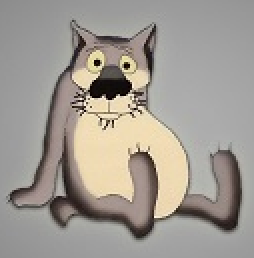
#> input picture 1.png, 127 x 129 px (shown 2 times larger)
$ python main.py
#> lines starting #> are read from the running program, lines starting #| are printed output that depends on the picture
import numpy as np
from PIL import Image
import matplotlib.pyplot as plt

def gaussian_kernel(size, sigma):
    kernel = np.fromfunction(
        lambda x, y: (1 / (2 * np.pi * sigma**2)) * np.exp(
            -((x - (size - 1) / 2)**2 + (y - (size - 1) / 2)**2) / (2 * sigma**2)
        ),
        (size, size)
    )
    return kernel / np.sum(kernel)

def apply_gaussian_blur(image, kernel):
    height, width, channels = image.shape
    kernel_size = kernel.shape[0]
    pad = kernel_size // 2

    blurred_image = np.zeros_like(image, dtype=np.float32)

    for i in range(pad, height - pad):
        for j in range(pad, width - pad):
            for c in range(channels):
                blurred_image[i, j, c] = np.sum(
                    image[i - pad:i + pad + 1, j - pad:j + pad + 1, c] * kernel
                )

    return blurred_image.astype(np.uint8)

image = Image.open('1.png')
#> image is the input picture: PIL image 127x129 RGBA; mean R, G, B, A 160, 154.3, 146.7, 255
image_array = np.array(image)

# Создаем сетку для отображения изображений
fig, axs = plt.subplots(3, 3, figsize=(12, 12))
fig.subplots_adjust(hspace=0.5)

# Визуализация исходного изображения
axs[0, 0].imshow(image_array)
axs[0, 0].set_title('Original Image')
axs[0, 0].axis('off')

# Инвертируем изображение
inverted_image_array = 255 - image_array
axs[0, 1].imshow(inverted_image_array)
axs[0, 1].set_title('Inverted Image')
axs[0, 1].axis('off')

# Преобразуем изображение в полутоновое, используя усреднение по каналам
grayscale_image = np.mean(image_array, axis=2).astype(np.uint8)
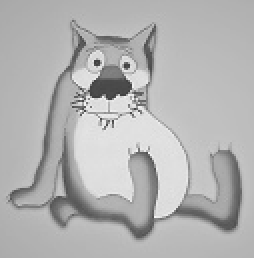
#> grayscale_image: shape (129, 127) (shown 2 times larger); min 64, max 245, mean 178.6
axs[0, 2].imshow(grayscale_image, cmap='gray')
axs[0, 2].set_title('Grayscale Image')
axs[0, 2].axis('off')

# Добавляем случайный шум (нормальное распределение)
noise = np.random.normal(loc=0, scale=50, size=image_array.shape).astype(np.uint8)
noisy_image = np.clip(image_array + noise, 0, 255).astype(np.uint8)
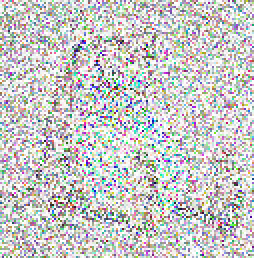
#> noisy_image: shape (129, 127, 4) (shown 2 times larger); mean R, G, B, A 145, 145.6, 144.1, 129; transparent parts drawn white
axs[1, 0].imshow(noisy_image)
axs[1, 0].set_title('Noisy Image')
axs[1, 0].axis('off')

# Строим гистограмму полученного изображения
histogram = np.histogram(noisy_image.ravel(), bins=256, range=(0, 256))[0]
#> histogram = 256 values, max 393 at index 165, min 137 at index 71, mean 256
axs[1, 1].bar(np.arange(256), histogram, width=1.0, color='b')
axs[1, 1].set_title('Histogram of Noisy Image')

# Задаем параметры для фильтра Гаусса
kernel_size = 5
sigma = 2

# Создаем и применяем ядро Гаусса
gaussian_kernel_matrix = gaussian_kernel(kernel_size, sigma)
blurred_image = apply_gaussian_blur(noisy_image, gaussian_kernel_matrix)
#> after the loop in apply_gaussian_blur, `for i in range(pad, height - pad):`:
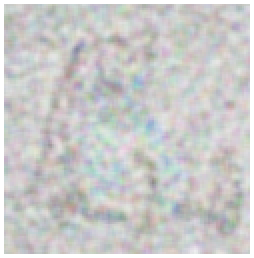
#> blurred_image: shape (129, 127, 4) float32 (shown 2 times larger); mean R, G, B, A 135.9, 136.3, 135.1, 121.1; transparent parts drawn white
axs[1, 2].imshow(blurred_image)
axs[1, 2].set_title('Blurred Image (σ={})'.format(sigma))
axs[1, 2].axis('off')

# Производим операцию нерезкого маскирования
sharp_mask = noisy_image - blurred_image
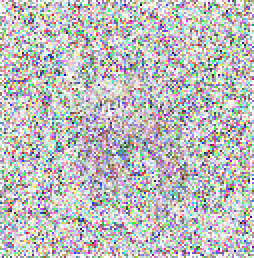
#> sharp_mask: shape (129, 127, 4) (shown 2 times larger); mean R, G, B, A 121.3, 120.8, 121.7, 126.9; transparent parts drawn white
axs[2, 0].imshow(sharp_mask)
axs[2, 0].set_title('Sharpened Image')
axs[2, 0].axis('off')

# Реализуем эквализацию гистограммы изображения
def histogram_equalization(image):
    height, width = image.shape
#> height = 129; width = 127
    num_pixels = height * width
#> num_pixels = 16383

    histogram = np.histogram(image.ravel(), bins=256, range=(0, 256))[0]
#> histogram = 256 values, max 955 at index 180, min 0 at index 0, mean 64
    normalized_histogram = histogram / num_pixels
#> normalized_histogram = 256 values, max 0.0583 at index 180, min 0 at index 0, mean 0.00391
    equalization_function = np.cumsum(normalized_histogram) * 255
#> equalization_function = 256 values from 0 to 255

    equalized_image = equalization_function[image]
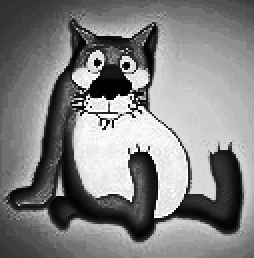
#> equalized_image: shape (129, 127) float64 (shown 2 times larger); min 0.0156, max 255, mean 130.4; drawn with min black and max white

    return equalized_image.astype(np.uint8)
#> returned value: shape (129, 127)

# Применяем эквализацию гистограммы к полутоновому изображению
equalized_image = histogram_equalization(grayscale_image)
axs[2, 1].imshow(equalized_image, cmap='gray')
axs[2, 1].set_title('Equalized Image')
axs[2, 1].axis('off')


# Отображаем все изображения
plt.show()
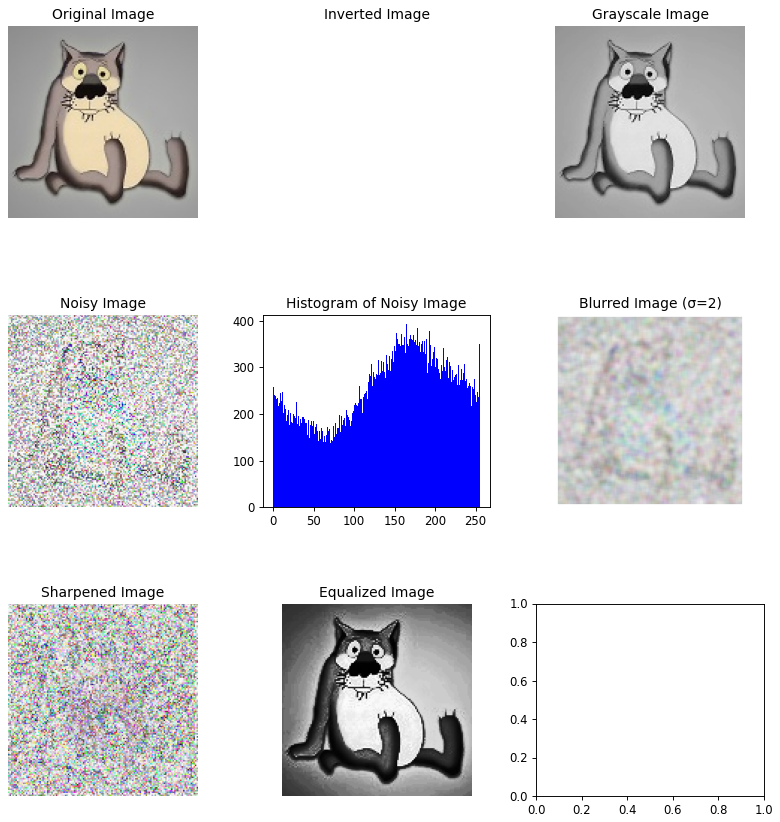
#> figure drawn by matplotlib, 8 panels; panel 5: tallest bar 393 high, from x = 164.5 to 165.5

$ run again, with 2.jpg saved as 1.png
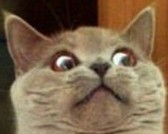
#> input picture 2.jpg, 168 x 134 px
#> image is the input picture: PIL image 168x134 RGB; mean R, G, B 126.3, 103.8, 78.2
#> `histogram = np.histogram(noisy_image.ravel(), bins=256, range=(0, 256)..`: histogram = 256 values, max 385 at index 118, min 152 at index 240, mean 263.8
#> `sharp_mask = noisy_image - blurred_image`:
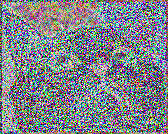
#> sharp_mask: shape (134, 168, 3); mean R, G, B 127.3, 130.5, 138
#> in histogram_equalization, `histogram = np.histogram(image.ravel(), bins=256, range=(0, 256))[0]`: histogram = 256 values, max 373 at index 8, min 0 at index 0, mean 87.94
#> normalized_histogram = 256 values, max 0.0166 at index 8, min 0 at index 0, mean 0.00391
#> equalization_function = 256 values from 0 to 255
#> in histogram_equalization, `equalized_image = equalization_function[image]`:
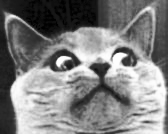
#> equalized_image: shape (134, 168) float64; min 0.0227, max 255, mean 128.4

$ run again, with 3.jpeg saved as 1.png
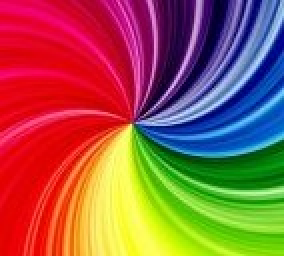
#> input picture 3.jpeg, 142 x 128 px (shown 2 times larger)
#> image is the input picture: PIL image 142x128 RGB; mean R, G, B 152.9, 90, 73.9
#> `histogram = np.histogram(noisy_image.ravel(), bins=256, range=(0, 256)..`: histogram = 256 values, max 333 at index 5, min 123 at index 143, mean 213
#> `sharp_mask = noisy_image - blurred_image`:
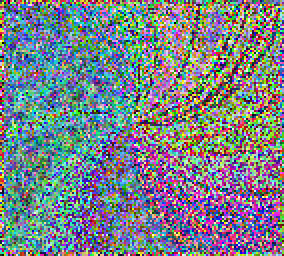
#> sharp_mask: shape (128, 142, 3) (shown 2 times larger); mean R, G, B 120.8, 129.6, 137.1
#> in histogram_equalization, `histogram = np.histogram(image.ravel(), bins=256, range=(0, 256))[0]`: histogram = 256 values, max 409 at index 82, min 0 at index 0, mean 71
#> normalized_histogram = 256 values, max 0.0225 at index 82, min 0 at index 0, mean 0.00391
#> equalization_function = 256 values from 0 to 255
#> in histogram_equalization, `equalized_image = equalization_function[image]`:
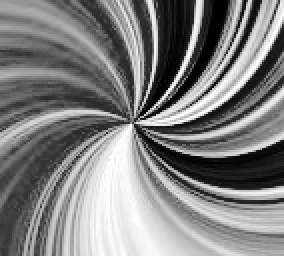
#> equalized_image: shape (128, 142) float64 (shown 2 times larger); min 0.0561, max 255, mean 128.6
